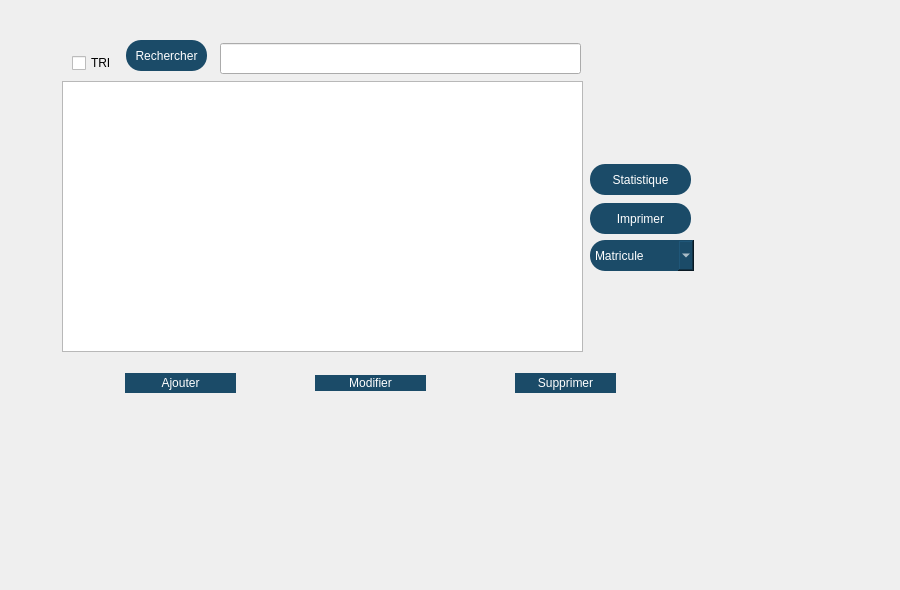
    <widget class="QWidget" name="tab_7">
     <attribute name="title">
      <string>Gestion Vehicules</string>
     </attribute>
     <widget class="QLabel" name="label_10">
      <property name="geometry">
       <rect>
        <x>0</x>
        <y>-70</y>
        <width>891</width>
        <height>581</height>
       </rect>
      </property>
      <property name="text">
       <string/>
      </property>
      <property name="pixmap">
       <pixmap resource="resources.qrc">:/images/icons/main.png</pixmap>
      </property>
     </widget>
     <widget class="QPushButton" name="pushButtonvehicule">
      <property name="geometry">
       <rect>
        <x>125</x>
        <y>373</y>
        <width>111</width>
        <height>20</height>
       </rect>
      </property>
      <property name="styleSheet">
       <string notr="true">background-color:rgb(27, 75, 104);
color:white;
border-radius:15px;
</string>
      </property>
      <property name="text">
       <string>Ajouter</string>
      </property>
     </widget>
     <widget class="QPushButton" name="pushButtonvehicule_modifier">
      <property name="geometry">
       <rect>
        <x>315</x>
        <y>375</y>
        <width>111</width>
        <height>16</height>
       </rect>
      </property>
      <property name="styleSheet">
       <string notr="true">background-color:rgb(27, 75, 104);
color:white;
border-radius:15px;
</string>
      </property>
      <property name="text">
       <string>Modifier</string>
      </property>
     </widget>
     <widget class="QPushButton" name="pushButtonvehicule_supprimer">
      <property name="geometry">
       <rect>
        <x>515</x>
        <y>373</y>
        <width>101</width>
        <height>20</height>
       </rect>
      </property>
      <property name="styleSheet">
       <string notr="true">background-color:rgb(27, 75, 104);
color:white;
border-radius:15px;
</string>
      </property>
      <property name="text">
       <string>Supprimer</string>
      </property>
     </widget>
     <widget class="QTextBrowser" name="textBrowservehicule">
      <property name="geometry">
       <rect>
        <x>290</x>
        <y>280</y>
        <width>131</width>
        <height>71</height>
       </rect>
      </property>
     </widget>
     <widget class="QTableView" name="tableViewvehicule">
      <property name="geometry">
       <rect>
        <x>62</x>
        <y>81</y>
        <width>521</width>
        <height>271</height>
       </rect>
      </property>
     </widget>
     <widget class="QPushButton" name="pushButtonvehicule_pdf">
      <property name="geometry">
       <rect>
        <x>590</x>
        <y>203</y>
        <width>101</width>
        <height>31</height>
       </rect>
      </property>
      <property name="styleSheet">
       <string notr="true">background-color:rgb(27, 75, 104);
color:white;
border-radius:15px;</string>
      </property>
      <property name="text">
       <string>Imprimer</string>
      </property>
     </widget>
     <widget class="QComboBox" name="comboBoxvehicule">
      <property name="geometry">
       <rect>
        <x>590</x>
        <y>240</y>
        <width>104</width>
        <height>31</height>
       </rect>
      </property>
      <property name="styleSheet">
       <string notr="true">background-color:rgb(27, 75, 104);
color:white;
border-radius:15px;</string>
      </property>
      <item>
       <property name="text">
        <string>Matricule</string>
       </property>
      </item>
      <item>
       <property name="text">
        <string>Type</string>
       </property>
      </item>
      <item>
       <property name="text">
        <string>Marque</string>
       </property>
      </item>
      <item>
       <property name="text">
        <string>Num Chassis</string>
       </property>
      </item>
     </widget>
     <widget class="QPushButton" name="pushButtonvehicule_stat">
      <property name="geometry">
       <rect>
        <x>590</x>
        <y>164</y>
        <width>101</width>
        <height>31</height>
       </rect>
      </property>
      <property name="styleSheet">
       <string notr="true">background-color:rgb(27, 75, 104);
color:white;
border-radius:15px;
</string>
      </property>
      <property name="text">
       <string>Statistique</string>
      </property>
     </widget>
     <widget class="QCheckBox" name="TRIvehicule">
      <property name="geometry">
       <rect>
        <x>72</x>
        <y>53</y>
        <width>48</width>
        <height>20</height>
       </rect>
      </property>
      <property name="text">
       <string>TRI</string>
      </property>
     </widget>
     <widget class="QPushButton" name="pushButtonvehicule_recherche">
      <property name="geometry">
       <rect>
        <x>126</x>
        <y>40</y>
        <width>81</width>
        <height>31</height>
       </rect>
      </property>
      <property name="styleSheet">
       <string notr="true">background-color:rgb(27, 75, 104);
color:white;
border-radius:15px;
</string>
      </property>
      <property name="text">
       <string>Rechercher</string>
      </property>
     </widget>
     <widget class="QLineEdit" name="recherchervehicule">
      <property name="geometry">
       <rect>
        <x>220</x>
        <y>43</y>
        <width>361</width>
        <height>31</height>
       </rect>
      </property>
     </widget>
    </widget>
